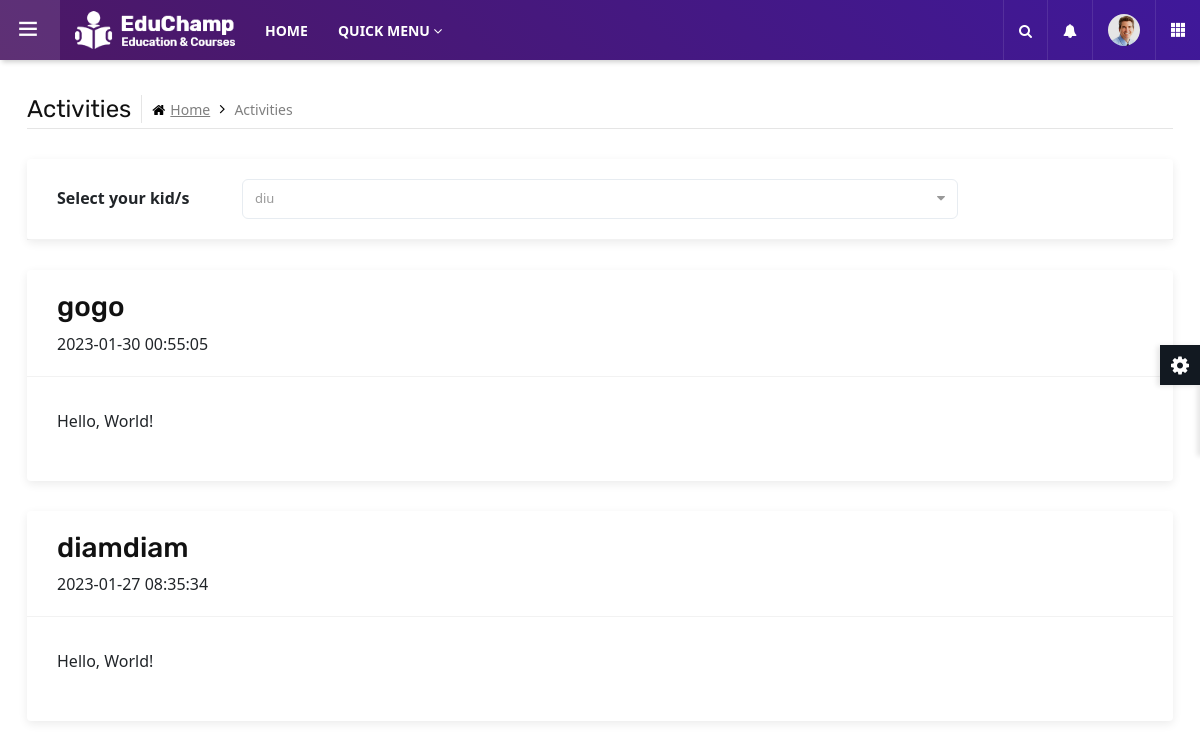
Page /activityPostParent.php (signed in) on the committed database.
### tables this page shows
CREATE TABLE `student` (
  `stdMKN` char(12) NOT NULL,
  `stdName` varchar(50) NOT NULL,
  `stdGender` tinyint(1) NOT NULL,
  `stdAge` decimal(2,0) NOT NULL,
  `stdDOB` date NOT NULL,
  `stdFavorColor` varchar(20) DEFAULT NULL,
  `stdDiapers` tinyint(1) NOT NULL,
  `stdSession` varchar(2) NOT NULL,
  `stdMeal` varchar(2) NOT NULL,
  `stdPhoto` varchar(40) NOT NULL,
  `stdRegStatus` tinyint(2) NOT NULL,
  `pIC` char(12) NOT NULL,
  `clsName` varchar(20) DEFAULT NULL,
  `prgName` varchar(50) DEFAULT NULL
);

CREATE TABLE `activity` (
  `actID` int(11) NOT NULL,
  `actDate` timestamp NOT NULL DEFAULT current_timestamp(),
  `actTitle` text NOT NULL,
  `actDesc` mediumtext NOT NULL,
  `tIC` char(12) DEFAULT NULL,
  `clsName` varchar(20) DEFAULT NULL
);

### activityPostParent.php (the view, shortened to what this page needs)
<?php
include "leftSideBarParent.php";
include "dbconnect.php";
?>
<main class="ttr-wrapper">
<div class="container-fluid">
    <div class="db-breadcrumb">
        <h4 class="breadcrumb-title">Activities</h4>
        <ul class="db-breadcrumb-list">
            <li><a href="#"><i class="fa fa-home"></i>Home</a></li>
            <li>Activities</li>
        </ul>
    </div>
    <div class="row">
            <div class='col-lg-12 m-b30'>
                <div class='widget-box '>
                    <div class='wc-title'>
                    <form id = "form-select" method = "post" action = "activityPostParent.php" >
                    <div class=' row'>
								<label class='col-sm-2 col-form-label'>Select your kid/s</label>
								<div class='col-sm-8'><select name = "clsName" class='form-control' id = "selectClass" onchange = "changeClass();">
                            <?php
                            $query = "SELECT * FROM Student WHERE pIC = '$_SESSION[pIC]' ";
                            $result = mysqli_query($con, $query);
                            while( $row = mysqli_fetch_array($result)){
                                echo"
                                    <option value = '$row[clsName]'
                                ";
                                if( $_POST["clsName"] == $row["clsName"]){
                                echo"
                                    selected
                                ";
                                }
                                echo"
                                > $row[stdName]</option>
                                ";
                            }
                            ?>
                            </select></div></div>
                    </form>
                    </div>
                </div>
            </div>
            <?php
            $queryPost = "SELECT Activity.* FROM Activity JOIN Class ON Activity.clsName = Class.clsName WHERE Activity.clsName = '$_POST[clsName]' ORDER BY actID DESC";
            $resultPost = mysqli_query($con, $queryPost);
            while( $rowPost = mysqli_fetch_array($resultPost)){
                echo "
                <div class='col-lg-12 m-b30'>
                <div class='widget-box'>
                    <div class='wc-title'>
                        <h3>$rowPost[actTitle]</h3>
                        <time>$rowPost[actDate]</time>
                    </div>
                    <div class='widget-inner'>
                        $rowPost[actDesc]
                    </div>
                </div>
                </div>
                ";
            }
            ?>
            </div>
        </div>
</main>

### assets/css/typography.css (style rules this page uses)
body { background-color: #fff; font-family: Rubik; font-size: 16px; font-weight: 400; color:#505050; padding: 0; margin: 0; overflow-x: hidden; -webkit-font-smoothing: antialiased; font-smoothing: antialiased; -moz-osx-font-smoothing: grayscale; scroll-behavior: smooth; }
a { color: #6f6f6f; outline: 0 none; text-decoration: none; }
section, article, aside, details, figcaption, figure, footer, header, hgroup, main, menu, nav, summary { display: block; }
p, address, pre, hr, ul, ol, dl, dd, table { margin-bottom: 24px; }
p { line-height: 28px; margin-bottom: 24px; }
h1, h2, h3, h4, h5, h6 { color: #111111; font-family: rubik; margin-top:0; }
h3 { font-size: 28px; line-height: 35px; margin-bottom: 20px; font-weight: 700; }
h4 { font-size: 22px; line-height: 28px; margin-bottom: 15px; font-weight: 500; }
dl, ul, ol { list-style-position: outside; padding: 0; }
ul, ol { margin-bottom: 24px; }
ul li, ol li { padding: 0; }
.m-b30 { margin-bottom: 30px; }

### assets/css/dashboard.css (style rules this page uses)
.ttr-pinned-sidebar.ttr-opened-sidebar .ttr-wrapper { margin-left: 300px; }
.ttr-pinned-sidebar .ttr-wrapper { margin-left: 0; }
.ttr-wrapper { padding-top: 95px; -webkit-transition: margin 200ms cubic-bezier(0.215, 0.610, 0.355, 1.000); -moz-transition: margin 200ms cubic-bezier(0.215, 0.610, 0.355, 1.000); -o-transition: margin 200ms cubic-bezier(0.215, 0.610, 0.355, 1.000); transition: margin 200ms cubic-bezier(0.215, 0.610, 0.355, 1.000); }
.ttr-wrapper { padding-left:15px; padding-right:15px; }
.db-breadcrumb { display:flex; align-items: center; border-bottom: 1px solid rgba(0,0,0,0.1); padding-bottom: 5px; margin-bottom: 30px; }
.db-breadcrumb-list { list-style:none; margin:0; padding:0; }
.breadcrumb-title { margin-bottom: 0; font-weight: 400; border-right: 1px solid rgba(0,0,0,0.1); padding-right: 10px; margin-right: 10px; line-height: 28px; }
.db-breadcrumb-list li { display: inline-block; color: #7f7f7f; font-size: 14px; padding: 0 20px 0px 0; position:relative; }
.db-breadcrumb-list li i { margin-right:5px; color:#000; }
.db-breadcrumb-list li a { color:#7f7f7f; }
.db-breadcrumb-list li:last-child { padding-right:0; }
.db-breadcrumb-list li:after { font-family: FontAwesome; content: "\f105"; position: absolute; color: #000; right: 5px; font-size: 15px; top: -1px; }
.db-breadcrumb-list li:last-child:after { content:none; }
.widget-box { background-color: #fff; box-shadow:0 3px 10px 0px rgba(0,0,0,.08); border-radius: 4px; height: 100%; }
.widget-box .widget-inner { padding:30px; }
.widget-box .wc-title { border-bottom:1px solid rgba(0,0,0,0.05); padding:20px 30px; }
@media only screen and (max-width: 1200px) { .ttr-pinned-sidebar .ttr-wrapper { margin-left: 310px; } }
@media only screen and (max-width: 1200px) { .ttr-pinned-sidebar.ttr-opened-sidebar .ttr-wrapper { margin-left: 0; } }

### assets/css/color/color-1.css (style rules this page uses)
:root { --primary: #4c1864; --sc-primary: #4d0a91; }
a,.text-primary,.primary li:before,.menu-links .nav > li.active > a,.menu-links .nav > li:hover > a,.menu-links .nav > li .mega-menu > li ul a:hover,.menu-links .nav > li .sub-menu li:hover > a,footer a:active,footer a:focus,footer a:hover,footer h1 a,footer h2 a,footer h3 a,footer h4 a,footer h5 a,footer h6 a,footer p a,.testimonial-1 .testimonial-position,.acod-head a:after,.acod-head a,.acod-head a:hover,.acod-head a.collapsed:hover,.ttr-tabs .nav-tabs > li > a i,h1 a:hover,h2 a:hover,h3 a:hover,h4 a:hover,h5 a:hover,h6 a:hover,.btn.outline,.btn-link:hover { color: #4c1864; }

### rows in the picture
student: stdName "diu"
activity: actTitle "gogo", actDate "2023-01-30 00:55:05", actDesc "Hello, World!"
activity: actTitle "diamdiam", actDate "2023-01-27 08:35:34", actDesc "Hello, World!"
